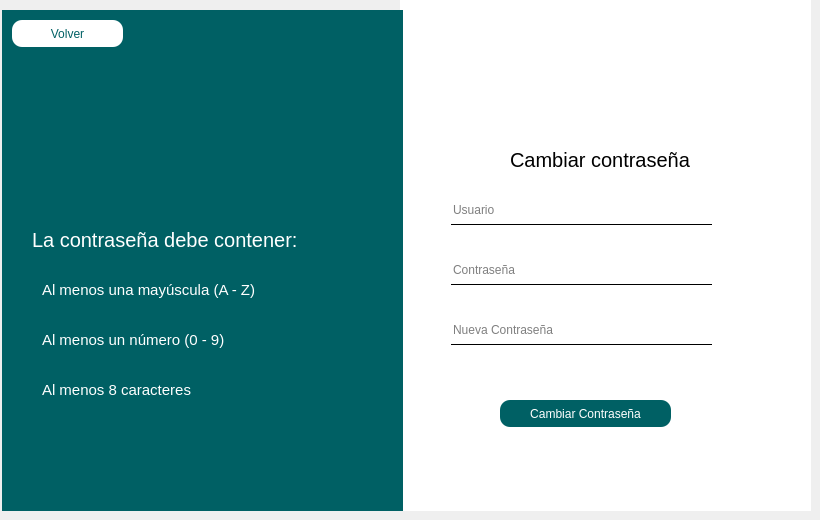
      <widget class="QWidget" name="Contrasena_2">
       <widget class="QGroupBox" name="groupBox_6">
        <property name="geometry">
         <rect>
          <x>400</x>
          <y>0</y>
          <width>411</width>
          <height>511</height>
         </rect>
        </property>
        <property name="styleSheet">
         <string notr="true">QGroupBox{
background-color: white;
border:none;
}
</string>
        </property>
        <property name="title">
         <string/>
        </property>
        <widget class="QLabel" name="label_5">
         <property name="geometry">
          <rect>
           <x>110</x>
           <y>150</y>
           <width>181</width>
           <height>19</height>
          </rect>
         </property>
         <property name="styleSheet">
          <string notr="true">background-color: rgb(255, 255, 255);
 font-size: 20px;
Color: black;

</string>
         </property>
         <property name="text">
          <string>Cambiar contraseña</string>
         </property>
        </widget>
        <widget class="QPushButton" name="cambiarC">
         <property name="geometry">
          <rect>
           <x>100</x>
           <y>400</y>
           <width>171</width>
           <height>27</height>
          </rect>
         </property>
         <property name="styleSheet">
          <string notr="true">QPushButton{
	background-color: #006064;
	color: white;
    selection-color: white;  
    border-radius: 10px; 
    padding: 2px 4px;
}

QPushButton:hover{
	background-color: #006064;
	color: white;
    selection-color: white;  
    border-radius: 10px; 
    padding: 2px 4px;

}</string>
         </property>
         <property name="text">
          <string>Cambiar Contraseña</string>
         </property>
        </widget>
        <widget class="QLineEdit" name="user">
         <property name="geometry">
          <rect>
           <x>51</x>
           <y>196</y>
           <width>261</width>
           <height>29</height>
          </rect>
         </property>
         <property name="styleSheet">
          <string notr="true">
background-color:transparent;
border:none;
border-bottom: 1px solid;
border-color: black;
border-bottom: 1px solid;
</string>
         </property>
         <property name="placeholderText">
          <string>Usuario</string>
         </property>
        </widget>
        <widget class="QLineEdit" name="CPass">
         <property name="geometry">
          <rect>
           <x>51</x>
           <y>256</y>
           <width>261</width>
           <height>29</height>
          </rect>
         </property>
         <property name="styleSheet">
          <string notr="true">
background-color:transparent;
border:none;
border-bottom: 1px solid;
border-color: black;
border-bottom: 1px solid;</string>
         </property>
         <property name="echoMode">
          <enum>QLineEdit::Password</enum>
         </property>
         <property name="placeholderText">
          <string>Contraseña</string>
         </property>
        </widget>
        <widget class="QLineEdit" name="CPass2">
         <property name="geometry">
          <rect>
           <x>51</x>
           <y>316</y>
           <width>261</width>
           <height>29</height>
          </rect>
         </property>
         <property name="styleSheet">
          <string notr="true">
background-color:transparent;
border:none;
border-bottom: 1px solid;
border-color: black;
border-bottom: 1px solid;</string>
         </property>
         <property name="echoMode">
          <enum>QLineEdit::Password</enum>
         </property>
         <property name="placeholderText">
          <string>Nueva Contraseña</string>
         </property>
        </widget>
        <widget class="QLabel" name="label_CamPass">
         <property name="geometry">
          <rect>
           <x>120</x>
           <y>20</y>
           <width>141</width>
           <height>121</height>
          </rect>
         </property>
         <property name="styleSheet">
          <string notr="true"> border-image: url(C:/Users/ailes/OneDrive/Escritorio/HRS/Recursos/user3.png);
background-color: rgb(255, 255, 255);</string>
         </property>
         <property name="text">
          <string/>
         </property>
        </widget>
       </widget>
       <widget class="QGroupBox" name="groupBox_7">
        <property name="geometry">
         <rect>
          <x>2</x>
          <y>10</y>
          <width>401</width>
          <height>501</height>
         </rect>
        </property>
        <property name="styleSheet">
         <string notr="true">QGroupBox{
background-color: #006064;
border:none;
}
QLabel{
color:white;
background-color:transparent;
}</string>
        </property>
        <property name="title">
         <string/>
        </property>
        <widget class="QLabel" name="label_29">
         <property name="geometry">
          <rect>
           <x>30</x>
           <y>220</y>
           <width>281</width>
           <height>19</height>
          </rect>
         </property>
         <property name="styleSheet">
          <string notr="true"> font-size: 20px;


</string>
         </property>
         <property name="text">
          <string>La contraseña debe contener:</string>
         </property>
        </widget>
        <widget class="QLabel" name="label_30">
         <property name="geometry">
          <rect>
           <x>40</x>
           <y>270</y>
           <width>251</width>
           <height>19</height>
          </rect>
         </property>
         <property name="styleSheet">
          <string notr="true"> font-size: 15px;
</string>
         </property>
         <property name="text">
          <string>Al menos una mayúscula (A - Z)</string>
         </property>
        </widget>
        <widget class="QLabel" name="label_31">
         <property name="geometry">
          <rect>
           <x>40</x>
           <y>320</y>
           <width>261</width>
           <height>19</height>
          </rect>
         </property>
         <property name="styleSheet">
          <string notr="true"> font-size: 15px;
</string>
         </property>
         <property name="text">
          <string>Al menos un número (0 - 9)</string>
         </property>
        </widget>
        <widget class="QLabel" name="label_32">
         <property name="geometry">
          <rect>
           <x>40</x>
           <y>370</y>
           <width>221</width>
           <height>19</height>
          </rect>
         </property>
         <property name="styleSheet">
          <string notr="true"> font-size: 15px;
</string>
         </property>
         <property name="text">
          <string>Al menos 8 caracteres</string>
         </property>
        </widget>
        <widget class="QLabel" name="label_Candado">
         <property name="geometry">
          <rect>
           <x>120</x>
           <y>70</y>
           <width>131</width>
           <height>131</height>
          </rect>
         </property>
         <property name="styleSheet">
          <string notr="true"> border-image: url(C:/Users/ailes/OneDrive/Escritorio/HRS/Recursos/pass2.png);</string>
         </property>
         <property name="text">
          <string/>
         </property>
        </widget>
        <widget class="QPushButton" name="regresar_2">
         <property name="geometry">
          <rect>
           <x>10</x>
           <y>10</y>
           <width>111</width>
           <height>27</height>
          </rect>
         </property>
         <property name="styleSheet">
          <string notr="true">QPushButton{
	background-color:  white;
	color: #006064;
    selection-color: white;  
    border-radius: 10px; 
    padding: 2px 4px;
}

</string>
         </property>
         <property name="text">
          <string>Volver</string>
         </property>
        </widget>
       </widget>
      </widget>
